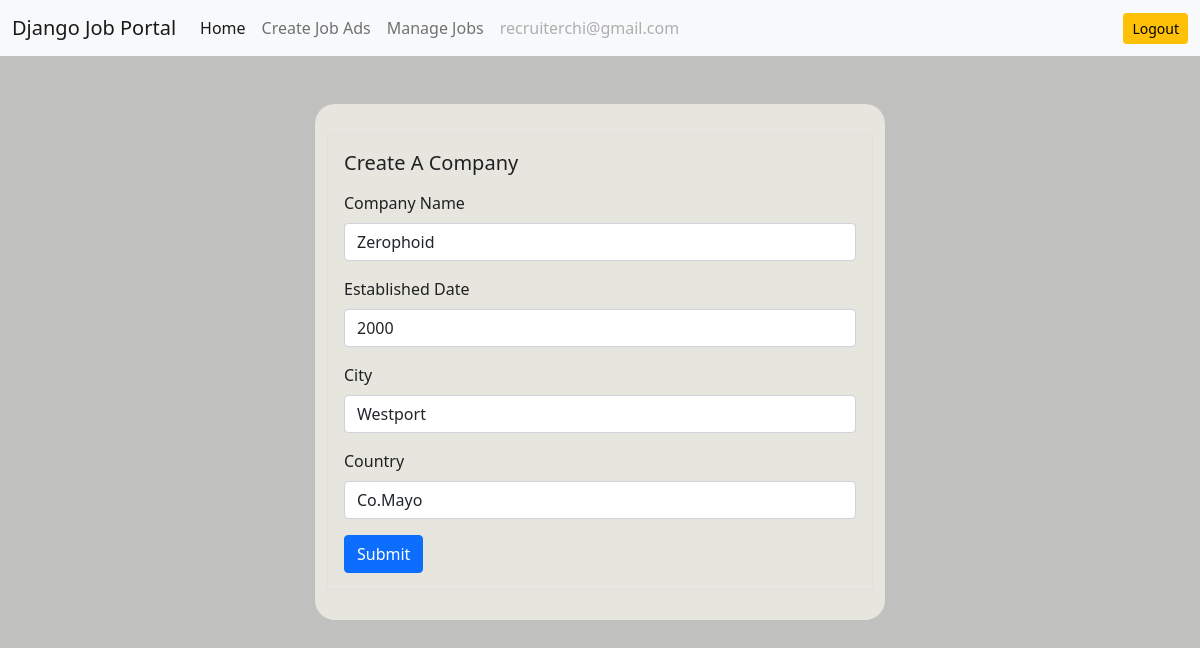
Screenshot of /company/update-company/ (signed in) with the database file from the repository.
### users/models.py (models this page shows)
class User(AbstractUser):
    email = models.EmailField(unique=True)
    is_recruiter = models.BooleanField(default=False)
    is_applicant = models.BooleanField(default=False)
    has_resume = models.BooleanField(default=False)
    has_company = models.BooleanField(default=False)

### company/models.py (models this page shows, shortened)
class Company(models.Model):
    user = models.OneToOneField(User, on_delete=models.CASCADE)
    name = models.CharField(max_length=100, null=True, blank=True)
    est_date = models.PositiveIntegerField(null=True, blank=True)
    city = models.CharField(max_length=100, null=True, blank=True)
    state = models.CharField(max_length=100, null=True, blank=True)

### company/views.py (the view)
# urls.py: path("update-company/", views.update_company, name="update-company"),
def update_company(request):
    if request.user.is_recruiter:
        company = Company.objects.get(user=request.user)
        if request.method == "POST":
            form = UpdateCompanyForm(request.POST, instance=company)
            if form.is_valid():
                var = form.save(commit=False)
                user = User.objects.get(id=request.user.id)
                user.has_company = True
                var.save()
                user.save()
                messages.info(request, "Your company info has been updated!")
                return redirect("dashboard")
            else:
                messages.warning(request, "Something went wrong")
        else:
            form = UpdateCompanyForm(instance=company)
            context = {"form": form}
            return render(request, "company/update_company.html", context)
    else:
        messages.warning(request, "Permission denied")
        return redirect("dashboard")

### company/form.py
class UpdateCompanyForm(forms.ModelForm):
    class Meta:
        model = Company
        exclude = ("user",)

### templates/company/update_company.html (shortened to what this page needs)
{% extends 'base.html' %}
{% load static %}
{% load widget_tweaks %}
{% block content %}
<div class="row">
    <div class="col-md-6 mx-auto company-panel">
        <div class="card " style="max-width: 40rem">
            <div class="card-body up-company-form">
                <h5 class="card-title mb-3">Create A Company</h5>
                <form class="up-company-form" method="POST">
                    <div class="mb-3">
                        <label for="exampleInputEmail1" class="form-label">Company Name</label>
                        {% render_field form.name class="form-control" %}
                    </div>
                    <div class="mb-3">
                        <label for="exampleInputEmail1" class="form-label">Established Date</label>
                        {% render_field form.est_date class="form-control" %}
                    </div>
                    <div class="mb-3">
                        <label for="exampleInputEmail1" class="form-label">City</label>
                        {% render_field form.city class="form-control" %}
                    </div>
                    <div class="mb-3">
                        <label for="exampleInputEmail1" class="form-label">Country</label>
                        {% render_field form.state class="form-control" %}
                    </div>
                    <button type="submit" class="btn btn-primary">Submit</button>
                </form>
            </div>
        </div>
    </div>
</div>
{% endblock content %}

### templates/base.html (shortened to what this page needs)
<!DOCTYPE html>
{% load static %}
<html lang="en">
<head>
    <link rel="stylesheet" type="text/css" href="{% static 'styles/styles.css' %}" />
    <link href="https://cdn.jsdelivr.net/npm/bootstrap@5.0.2/dist/css/bootstrap.min.css" rel="stylesheet"
 />
</head>
<body class="background">
    <nav class="navbar navbar-expand-lg navbar-light bg-light">
        <div class="container-fluid">
            <a class="navbar-brand" href="{% url 'home' %}">Django Job Portal</a>
            <div class="collapse navbar-collapse" id="navbarSupportedContent">
                {% if request.user.is_authenticated %} {% if request.user.is_applicant%}
                <ul class="navbar-nav me-auto mb-2 mb-lg-0">
                    <li class="nav-item">
                        <a class="nav-link active" aria-current="page" href="{% url 'dashboard'%}">Home</a>
                    </li>
                    {% if request.user.has_resume %}
                    <li class="nav-item">
                        <a class="nav-link" href="{% url 'job-listing' %}">Apply to Jobs</a>
                    </li>
                    <li class="nav-item">
                        <a class="nav-link" aria-current="page" href="{% url 'applied-jobs' %}">Manage Job
                            Applications</a>
                    </li>
                    {% else %}
                    <li class="nav-item">
                        <a class="nav-link" href="{% url 'update-resume' %}">Create Resume</a>
                    </li>
                    {% endif %}
                    <li class="nav-item">
                        <a class="nav-link disabled" href="#" tabindex="-1"
                            aria-disabled="true">{{request.user.email}}</a>
                    </li>
                </ul>
                <a href="{% url 'logout' %}" class="btn btn-warning btn-sm">Logout</a>
                {% elif request.user.is_recruiter %}
                <ul class="navbar-nav me-auto mb-2 mb-lg-0">
                    <li class="nav-item">
                        <a class="nav-link active" aria-current="page" href="#">Home</a>
                    </li>
                    {% if request.user.has_company %}
                    <li class="nav-item">
                        <a class="nav-link" href="{% url 'create-job' %}">Create Job Ads</a>
                    </li>
                    <li class="nav-item">
                        <a class="nav-link" href="{% url 'manage-jobs' %}">Manage Jobs</a>
                    </li>
                    {% else %}
                    <li class="nav-item">
                        <a class="nav-link" href="{% url 'update-company' %}">Create Company</a>
                    </li>
                    {% endif %}
                    <li class="nav-item">
                        <a class="nav-link disabled" href="#" tabindex="-1"
                            aria-disabled="true">{{request.user.email}}</a>
                    </li>
                </ul>
                <a href="{% url 'logout' %}" class="btn btn-warning btn-sm">Logout</a>
                {% endif %} {% endif %}
            </div>
        </div>
    </nav>
    <div class="container mt-5">
         {% block content %} {% endblock content %}
    </div>
</body>
</html>

### static/styles/styles.css (style rules this page uses)
:root { --color-main: #179bcf; --color-main-light: #c68535; --color-dark: #3D424A; --color-dark-medium: #c0c0be; --color-dark-light: #E6E5DE; --color-light: #F1916D; --color-text: #202022; --test-colour: #fcfcfc; }
.background { color: var(--color-text); background-color: var(--color-dark-medium); }
.company-panel { border-radius: 20px; background-color: var(--color-dark-light); padding: 30px; }
.up-company-form { background-color: var(--color-dark-light); }

### rows the page displays
User: user.email "recruiterchi@gmail.com"
Company: name "Zerophoid", est_date "2000", city "Westport", state "Co.Mayo"
